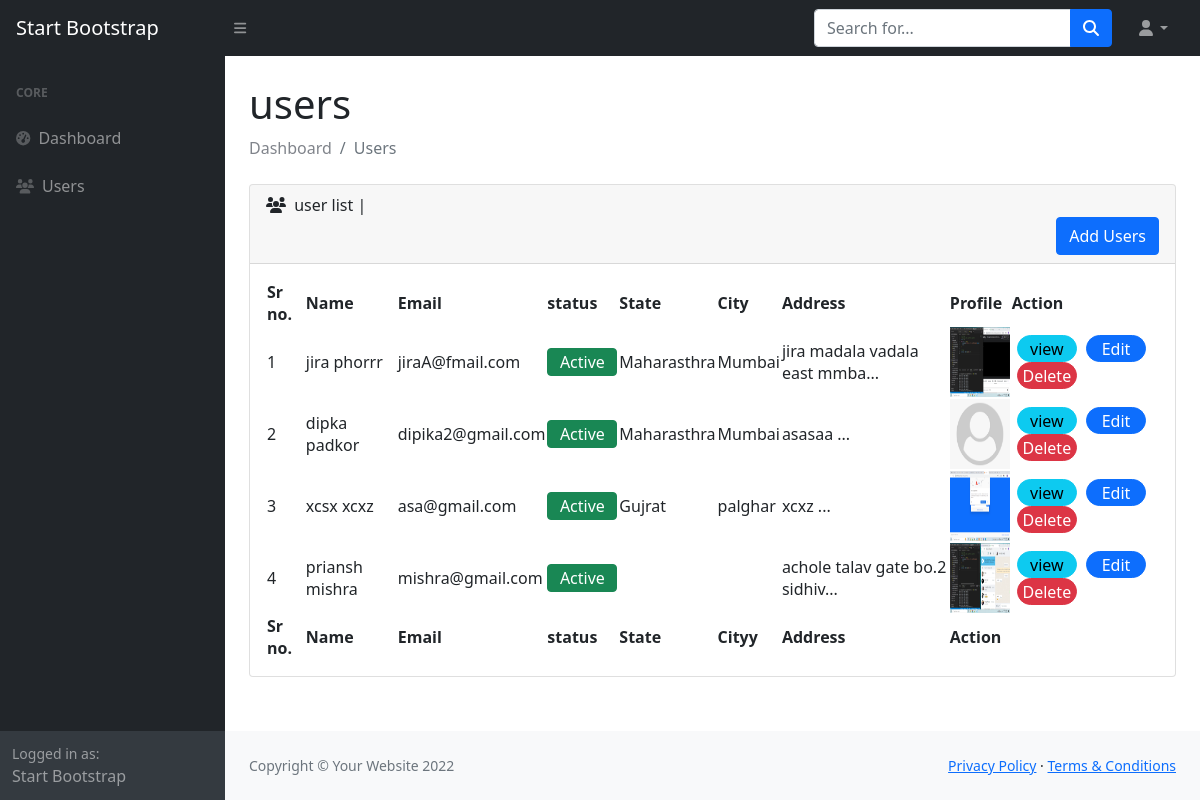
The app's page /index.php/user with its own data.
### tables this page shows
CREATE TABLE `users` (
  `id` int(11) NOT NULL,
  `name` varchar(255) NOT NULL,
  `is_admin` enum('1','0') NOT NULL DEFAULT '0',
  `email` varchar(255) NOT NULL,
  `password` varchar(255) NOT NULL,
  `status` enum('active','inactive') DEFAULT NULL,
  `gender` enum('female','male','other') DEFAULT NULL,
  `hobbies` varchar(255) NOT NULL,
  `created` datetime NOT NULL,
  `is_delete` enum('1','0') NOT NULL DEFAULT '0',
  `modified` datetime NOT NULL,
  `address` varchar(255) NOT NULL,
  `city_id` int(11) DEFAULT NULL,
  `state_id` int(11) DEFAULT NULL,
  `zip` int(10) NOT NULL,
  `user_img` varchar(255) NOT NULL
);

CREATE TABLE `states` (
  `id` int(11) NOT NULL,
  `state_name` varchar(255) NOT NULL,
  `status` enum('active','inactive') DEFAULT 'active',
  `created` datetime NOT NULL,
  `modified` datetime NOT NULL
);

CREATE TABLE `cities` (
  `id` int(11) NOT NULL,
  `city_name` varchar(255) NOT NULL,
  `status` enum('active','inactive') NOT NULL DEFAULT 'active',
  `created` datetime NOT NULL,
  `modified` datetime NOT NULL
);

### application/controllers/User.php (called while the page is built, shortened)
<?php
class User extends CI_Controller{
	public function __construct(){
		$this->load->model('User_model');
	}
	public function index(){
		$getAllUserData = $this->User_model->getUserData("users.is_delete='0' and users.id!='".$this->session->userdata('user_id')."'");
		$data = array(
             "heading"=>"users",
			 "sub_heading"=>"user list",
			 "userData"=>$getAllUserData
		);
		$this->load->view('layouts/header');
		 $this->load->view('layouts/sidenav');
		 $this->load->view('users/user_list', $data);
		 $this->load->view('layouts/footer');
	}
}

### index.php (called while the page is built, shortened)
<?php
require_once BASEPATH.'core/CodeIgniter.php';

### application/models/User_model.php (called while the page is built, shortened)
<?php
class User_model extends CI_Model{
	public  function getUserData($cond){
		$this->db->select("users.*,cities.city_name,states.state_name");
		$this->db->from('users');
		$this->db->join('cities','users.city_id=cities.id','left');
		$this->db->join('states','users.state_id=states.id','left');
		$this->db->where($cond);
		$this->db->order_by("users.id", 'desc');
		$query = $this->db->get();
		return $query->result_array();
	 }
}

### application/views/users/user_list.php (the view)
<main>
                    <div class="container-fluid px-4">
                        <h1 class="mt-4"><?php echo $heading ; ?></h1>
                        <div class="float">
							<ol class="breadcrumb mb-4">
								<li class="breadcrumb-item"><a href="<?php echo site_url('Maindashboard/index'); ?>" class="breadcrumb_anchor">Dashboard</a></li>
								<li class="breadcrumb-item active " >Users</li>
							</ol>
                        </div>
                        <div class="card mb-4">
                            <div class="card-header">
                                <i class="fas fa-users me-1"></i>
                                <?php echo $sub_heading ; ?> |<div style='color:green;'><?php if(!empty($this->session->flashdata('sccess_msg'))){ echo $this->session->flashdata('sccess_msg');} ?></div>
								<div class="float-end">
                               <a href="<?php echo site_url("User/addUser"); ?>"><button class="btn btn-primary">Add Users</button></a>
                            </div>
                            </div>
                            <div class="card-body">
                                <table id="userTableId">
                                    <thead>
                                        <tr>
                                            <th>Sr no.</th>
                                            <th>Name</th>
                                            <th>Email</th>
                                            <th>status</th>
											<th>State</th>
											<th>City</th>
                                            <th>Address</th>
                                            <th>Profile</th>
                                            <th>Action</th>
                                        </tr>
                                    </thead>
                                    <tfoot>
                                        <tr>
                                            <th>Sr no.</th>
                                            <th>Name</th>
                                            <th>Email</th>
                                            <th>status</th>
                                            <th>State</th>
                                            <th>Cityy</th>
                                            <th>Address </th>
                                            <th>Action</th>
                                        </tr>
                                    </tfoot>
                                    <tbody>
                                        <?php
                                        $i =1;
                                        foreach($userData as $key =>$value){?>
                                            <tr>
                                            <td><?php echo $i; ?></td>
                                            <td><?php echo $value['name']; ?></td>
                                            <td><?php echo $value['email']; ?></td>
                                            <td>
                                              <?php
                                               $stsClass='';
                                               if($value['status']=='active'){
                                                $stsClass ='btn-success';
                                               }else if($value['status']=='inactive'){
                                                $stsClass ="btn-danger";
                                               }
                                               echo '<a class="changeUserStatus" data-status="'.$value['status'].'"data-userid="'.$value['id'].'">
											   <button class="btn btn-xs status_btn  statusBtn' .$value['id'].' '.$stsClass.'" >'.ucfirst($value['status']).'</button></a>';
                                                ?>
                                            </td>
                                            <td>
												<?php echo  $value['state_name'];?>
											</td>
											<td>
												<?php echo $value['city_name'];?>
											</td>
                                            <td>
                                            <?php
                                                 $newAddress = strlen($value['address'])>30 ? substr($value['address'],0,30)."..." : $value['address'] ;
												 echo $newAddress;
                                                ?>
                                             </td>
                                            <td>
                                               <img src="<?php  echo base_url().'/assets/uploads/users/'.$value['user_img'];?>" alt="User Profile" height="70px" width="60px">
                                             </td>
                                            <td>
                                            <a href="<?php echo site_url("User/view/".base64_encode($value['id']) );?>"><button class="btn btn-info btn-xs rounded-pill customBtn">view</button></a>
                                            <a href="<?php echo site_url("User/edit/".base64_encode($value['id']) );?>"><button class="btn btn-primary btn-xs rounded-pill customBtn">Edit</button></a>
                                            <a class="deleteUser" data-user_id="<?php echo $value['id']; ?>"><button class="btn btn-danger btn-xs rounded-pill customBtn">Delete</button></a>
                                           </td>
                                        </tr>
                                        <?php $i++; } ?>
                                    </tbody>
                                </table>
                            </div>
                        </div>
                    </div>
                </main>

### application/views/layouts/header.php (shortened to what this page needs)
<html lang="en">
    <head>
        <link href="https://cdn.jsdelivr.net/npm/simple-datatables@latest/dist/style.css" rel="stylesheet" />
        <link href="<?php echo base_url(); ?>/assets/css/styles.css" rel="stylesheet" />
        <link href="<?php echo base_url(); ?>assets/css/custom.css" rel="stylesheet" />
    </head>
	<body class="sb-nav-fixed">

### application/views/layouts/sidenav.php (shortened to what this page needs)
<nav class="sb-topnav navbar navbar-expand navbar-dark bg-dark">
            <a class="navbar-brand ps-3" href="index.html">Start Bootstrap</a>
            <button class="btn btn-link btn-sm order-1 order-lg-0 me-4 me-lg-0" id="sidebarToggle" href="#!"><i class="fas fa-bars"></i></button>
            <form class="d-none d-md-inline-block form-inline ms-auto me-0 me-md-3 my-2 my-md-0">
                <div class="input-group">
                    <input class="form-control" type="text" placeholder="Search for..." aria-label="Search for..." aria-describedby="btnNavbarSearch" />
                    <button class="btn btn-primary" id="btnNavbarSearch" type="button"><i class="fas fa-search"></i></button>
                </div>
            </form>
            <ul class="navbar-nav ms-auto ms-md-0 me-3 me-lg-4">
                <li class="nav-item dropdown">
                    <a class="nav-link dropdown-toggle" id="navbarDropdown" href="#" role="button" data-bs-toggle="dropdown" aria-expanded="false"><i class="fas fa-user fa-fw"></i></a>
                </li>
            </ul>
        </nav>
        <div id="layoutSidenav">
            <div id="layoutSidenav_nav">
                <nav class="sb-sidenav accordion sb-sidenav-dark" id="sidenavAccordion">
                    <div class="sb-sidenav-menu">
                        <div class="nav">
                            <div class="sb-sidenav-menu-heading">Core</div>
                            <a class="nav-link" href="<?php echo site_url("Maindashboard/index"); ?>">
                                <div class="sb-nav-link-icon"><i class="fas fa-tachometer-alt"></i></div>
                                Dashboard
                            </a>
                            <a class="nav-link" href="<?php echo site_url("User/index"); ?>">
                                <div class="sb-nav-link-icon"><i class="fas fa-users"></i></div>
                                Users
                            </a>
                        </div>
                    </div>
                    <div class="sb-sidenav-footer">
                        <div class="small">Logged in as:</div>
                        Start Bootstrap
                    </div>
                </nav>
            </div>
            <div id="layoutSidenav_content">

### application/views/layouts/footer.php (shortened to what this page needs)
<footer class="py-4 bg-light mt-auto">
                    <div class="container-fluid px-4">
                        <div class="d-flex align-items-center justify-content-between small">
                            <div class="text-muted">Copyright &copy; Your Website 2022</div>
                            <div>
                                <a href="#">Privacy Policy</a>
                                &middot;
                                <a href="#">Terms &amp; Conditions</a>
                            </div>
                        </div>
                    </div>
                </footer>
            </div>
        </div>
    </body>
</html>

### assets/css/custom.css (style rules this page uses)
.customBtn { height:27px; width: 60px; padding: 0px; margin-left: 5px; }
.status_btn { height:28px; width: 70px; padding: 0px; }
.breadcrumb_anchor { color: #80848b; text-decoration: none; }

### records on screen
users: name "jira phorrr", email "jiraA@fmail.com", status "Active", state.state_name "Maharasthra", city.city_name "Mumbai", address "jira madala vadala east mmba...", user_img (picture)
users: name "dipka padkor", email "dipika2@gmail.com", status "Active", state.state_name "Maharasthra", city.city_name "Mumbai", address "asasaa ...", user_img (placeholder picture)
users: name "xcsx xcxz", email "asa@gmail.com", status "Active", state.state_name "Gujrat", city.city_name "palghar", address "xcxz ...", user_img (picture)
users: name "priansh mishra", email "mishra@gmail.com", status "Active", address "achole talav gate bo.2 sidhiv...", user_img (picture)

### other values on screen
$heading "users"
$sub_heading "user list"
